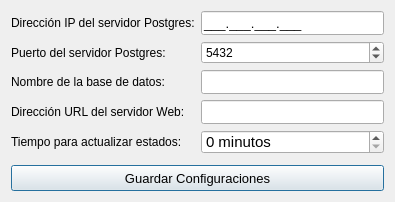
<?xml version="1.0" encoding="UTF-8"?>
<ui version="4.0">
 <class>BcConfsForm</class>
 <widget class="QDialog" name="BcConfsForm">
  <property name="geometry">
   <rect>
    <x>0</x>
    <y>0</y>
    <width>395</width>
    <height>202</height>
   </rect>
  </property>
  <property name="windowTitle">
   <string>Configuraciones BlockCheck</string>
  </property>
  <property name="windowIcon">
   <iconset resource="../resources/resources.qrc">
    <normaloff>:/icons/icons/configure.png</normaloff>:/icons/icons/configure.png</iconset>
  </property>
  <layout class="QGridLayout" name="gridLayout">
   <item row="0" column="0">
    <widget class="QLabel" name="label">
     <property name="font">
      <font>
       <pointsize>9</pointsize>
      </font>
     </property>
     <property name="text">
      <string>Dirección IP del servidor Postgres:</string>
     </property>
    </widget>
   </item>
   <item row="9" column="0">
    <spacer name="verticalSpacer">
     <property name="orientation">
      <enum>Qt::Vertical</enum>
     </property>
     <property name="sizeHint" stdset="0">
      <size>
       <width>20</width>
       <height>40</height>
      </size>
     </property>
    </spacer>
   </item>
   <item row="4" column="1">
    <widget class="QLineEdit" name="dbNameLineEdit">
     <property name="minimumSize">
      <size>
       <width>0</width>
       <height>24</height>
      </size>
     </property>
     <property name="font">
      <font>
       <pointsize>9</pointsize>
      </font>
     </property>
     <property name="inputMask">
      <string/>
     </property>
     <property name="text">
      <string/>
     </property>
    </widget>
   </item>
   <item row="10" column="0" colspan="2">
    <widget class="QPushButton" name="saveConfsButton">
     <property name="enabled">
      <bool>true</bool>
     </property>
     <property name="minimumSize">
      <size>
       <width>0</width>
       <height>26</height>
      </size>
     </property>
     <property name="font">
      <font>
       <pointsize>10</pointsize>
      </font>
     </property>
     <property name="text">
      <string>Guardar Configuraciones</string>
     </property>
     <property name="icon">
      <iconset resource="../resources/resources.qrc">
       <normaloff>:/icons/icons/save.png</normaloff>:/icons/icons/save.png</iconset>
     </property>
    </widget>
   </item>
   <item row="7" column="0">
    <widget class="QLabel" name="label_2">
     <property name="font">
      <font>
       <pointsize>9</pointsize>
      </font>
     </property>
     <property name="text">
      <string>Dirección URL del servidor Web:</string>
     </property>
    </widget>
   </item>
   <item row="4" column="0">
    <widget class="QLabel" name="label_4">
     <property name="font">
      <font>
       <pointsize>9</pointsize>
      </font>
     </property>
     <property name="text">
      <string>Nombre de la base de datos:</string>
     </property>
    </widget>
   </item>
   <item row="0" column="1">
    <widget class="QLineEdit" name="sqlServerIpLineEdit">
     <property name="minimumSize">
      <size>
       <width>0</width>
       <height>24</height>
      </size>
     </property>
     <property name="font">
      <font>
       <pointsize>10</pointsize>
      </font>
     </property>
     <property name="toolTip">
      <string/>
     </property>
     <property name="inputMask">
      <string>000.000.000.000;_</string>
     </property>
    </widget>
   </item>
   <item row="8" column="1">
    <widget class="QSpinBox" name="updateTimeSpinBox">
     <property name="minimumSize">
      <size>
       <width>0</width>
       <height>24</height>
      </size>
     </property>
     <property name="font">
      <font>
       <pointsize>11</pointsize>
      </font>
     </property>
     <property name="suffix">
      <string> minutos</string>
     </property>
     <property name="maximum">
      <number>120</number>
     </property>
     <property name="singleStep">
      <number>10</number>
     </property>
    </widget>
   </item>
   <item row="8" column="0">
    <widget class="QLabel" name="label_3">
     <property name="font">
      <font>
       <pointsize>9</pointsize>
      </font>
     </property>
     <property name="text">
      <string>Tiempo para actualizar estados:</string>
     </property>
    </widget>
   </item>
   <item row="7" column="1">
    <widget class="QLineEdit" name="webServerLineEdit">
     <property name="minimumSize">
      <size>
       <width>0</width>
       <height>24</height>
      </size>
     </property>
     <property name="font">
      <font>
       <pointsize>9</pointsize>
      </font>
     </property>
     <property name="inputMask">
      <string/>
     </property>
     <property name="text">
      <string/>
     </property>
    </widget>
   </item>
   <item row="3" column="0">
    <widget class="QLabel" name="label_5">
     <property name="font">
      <font>
       <pointsize>9</pointsize>
      </font>
     </property>
     <property name="text">
      <string>Puerto del servidor Postgres:</string>
     </property>
    </widget>
   </item>
   <item row="3" column="1">
    <widget class="QSpinBox" name="sqlServerPortSpinBox">
     <property name="maximum">
      <number>99999</number>
     </property>
     <property name="value">
      <number>5432</number>
     </property>
    </widget>
   </item>
  </layout>
 </widget>
 <tabstops>
  <tabstop>sqlServerIpLineEdit</tabstop>
  <tabstop>dbNameLineEdit</tabstop>
  <tabstop>webServerLineEdit</tabstop>
  <tabstop>updateTimeSpinBox</tabstop>
  <tabstop>saveConfsButton</tabstop>
 </tabstops>
 <resources>
  <include location="../resources/resources.qrc"/>
 </resources>
 <connections/>
</ui>
